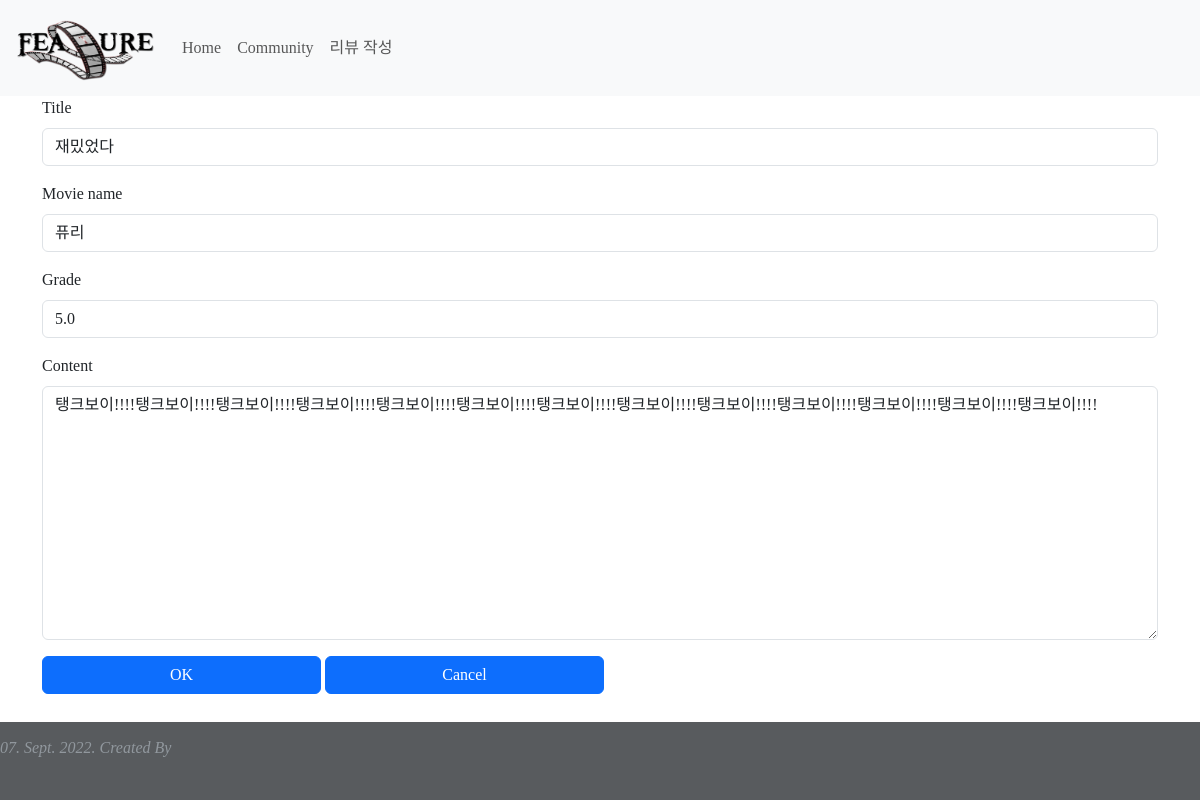
Screenshot of /review/detail/3/update with the database file from the repository.
### reviews_movie/models.py (models this page shows)
class Review(models.Model):
    title = models.CharField(max_length=80)
    content = models.TextField()
    movie_name = models.CharField(max_length=80)
    grade = models.FloatField()
    created_at = models.DateTimeField(auto_now_add=True)
    updated_at = models.DateTimeField(auto_now=True)

### reviews_movie/views.py (the view)
# urls.py: path('detail/<int:pk>/update',views.update, name='update'),
def update(request,pk):
    review = Review.objects.get(pk=pk)
    if request.method == "POST":
        review_form = ReviewForm(request.POST)
        if review_form.is_valid():
            review_form.save()
            return redirect("review:index")
    review_form = ReviewForm(instance=review)
    context = {
        "review_form": review_form,
    }
    return render(request,'reviews/update.html',context)

### reviews_movie/forms.py
class ReviewForm(forms.ModelForm):
    class Meta:
        model = Review
        fields = [
            "title",
            "movie_name",
            "grade",
            "content",
        ]

### reviews_movie/templates/reviews/update.html (shortened to what this page needs)
{% extends 'base.html' %}
{% block content %}
  {% load django_bootstrap5 %}
  {% bootstrap_css %}
  <form action="" method="post">
    {% bootstrap_form review_form %}
    {% bootstrap_button button_type="submit" content="OK" button_class="btn-primary col-3"%}
    {% bootstrap_button button_type="reset" content="Cancel" button_class="btn-primary col-3"%}
  </form>
{% endblock %}

### reviews_movie/static/css/style.css (style rules this page uses)
* { font-family: 'EliceDigitalBaeum-Bd'; }

### rows the page displays
Review: title "재밌었다", movie_name "퓨리", grade "5.0", content "탱크보이!!!!탱크보이!!!!탱크보이!!!!탱크보이!!!!탱크보이!!!!탱크보이!!!!탱크보이!!!!탱크보이!!!!탱크보이!!!!탱크보이!!!!탱크보이!!!!탱크보이!!!!탱크보이!!!!"
